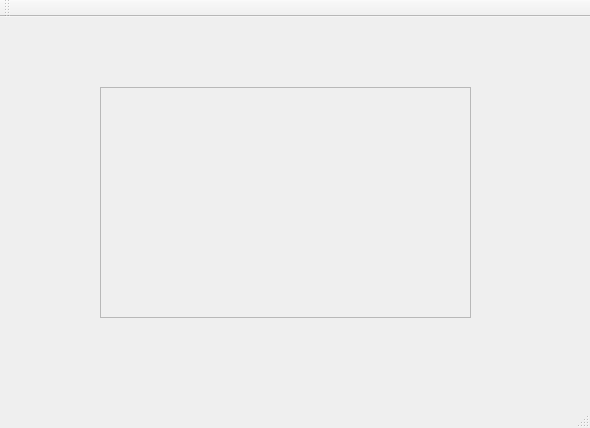
<?xml version="1.0" encoding="UTF-8"?>
<ui version="4.0">
 <class>MainWindow</class>
 <widget class="QMainWindow" name="MainWindow">
  <property name="geometry">
   <rect>
    <x>0</x>
    <y>0</y>
    <width>590</width>
    <height>428</height>
   </rect>
  </property>
  <property name="windowTitle">
   <string>MainWindow</string>
  </property>
  <widget class="QWidget" name="centralwidget">
   <widget class="QFrame" name="frame">
    <property name="geometry">
     <rect>
      <x>100</x>
      <y>70</y>
      <width>371</width>
      <height>231</height>
     </rect>
    </property>
    <property name="frameShape">
     <enum>QFrame::StyledPanel</enum>
    </property>
    <property name="frameShadow">
     <enum>QFrame::Raised</enum>
    </property>
   </widget>
  </widget>
  <widget class="QMenuBar" name="menubar">
   <property name="geometry">
    <rect>
     <x>0</x>
     <y>0</y>
     <width>590</width>
     <height>21</height>
    </rect>
   </property>
  </widget>
  <widget class="QStatusBar" name="statusbar"/>
  <widget class="QToolBar" name="toolBar">
   <property name="windowTitle">
    <string>toolBar</string>
   </property>
   <attribute name="toolBarArea">
    <enum>TopToolBarArea</enum>
   </attribute>
   <attribute name="toolBarBreak">
    <bool>false</bool>
   </attribute>
  </widget>
 </widget>
 <resources/>
 <connections/>
</ui>
